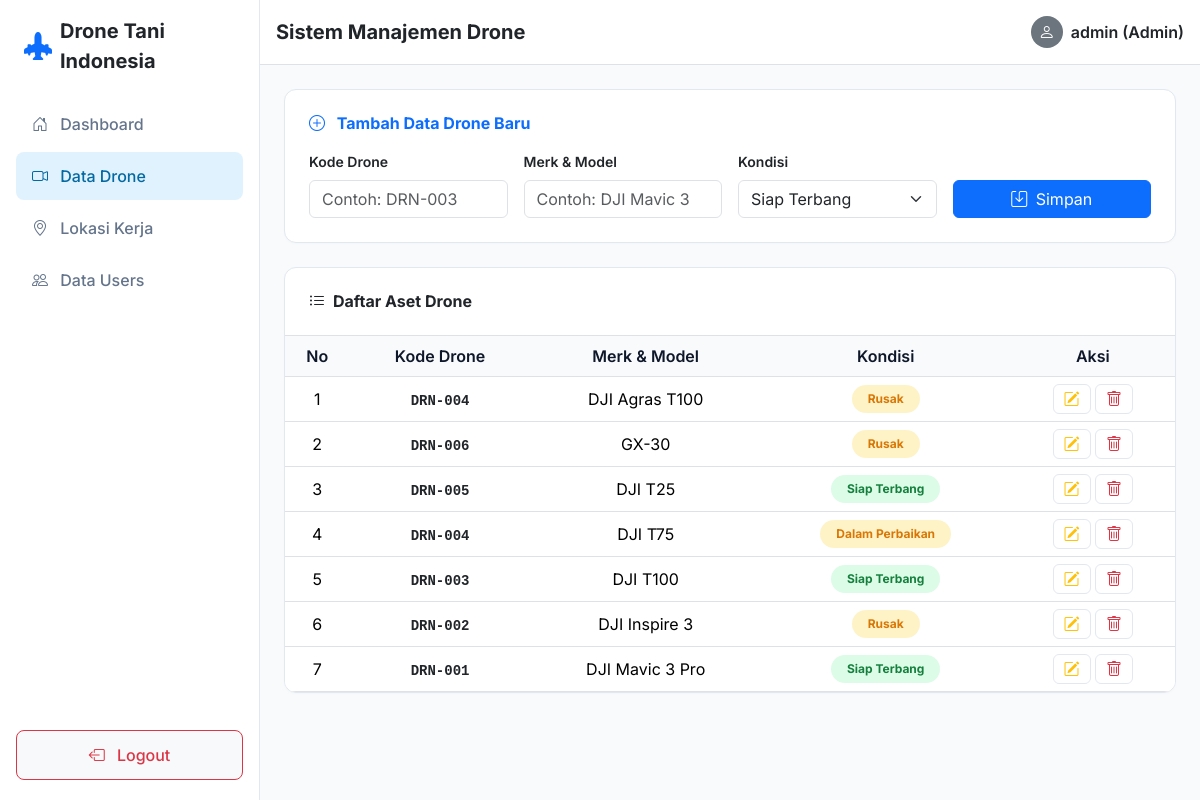
The app's page /dashboard.php?menu=drone (signed in) with its own data.
### tables this page shows
CREATE TABLE `drones` (
  `id` int(11) NOT NULL,
  `kode_drone` varchar(20) NOT NULL,
  `merk_model` varchar(100) NOT NULL,
  `kondisi` enum('Siap Terbang','Dalam Perbaikan','Rusak') NOT NULL,
  `created_at` timestamp NOT NULL DEFAULT current_timestamp()
);

### dashboard.php (the view, shortened to what this page needs)
<?php
require 'koneksi.php';
$menu = isset($_GET['menu']) ? $_GET['menu'] : 'dashboard';
$query_total = mysqli_query($conn, "SELECT COUNT(*) as total FROM drones");
$data_total = mysqli_fetch_assoc($query_total);
$query_terbang = mysqli_query($conn, "SELECT COUNT(*) as total FROM drones WHERE kondisi='Siap Terbang'");
$data_terbang = mysqli_fetch_assoc($query_terbang);
$query_perbaikan = mysqli_query($conn, "SELECT COUNT(*) as total FROM drones WHERE kondisi='Dalam Perbaikan'");
$data_perbaikan = mysqli_fetch_assoc($query_perbaikan);
$query_rusak = mysqli_query($conn, "SELECT COUNT(*) as total FROM drones WHERE kondisi='Rusak'");
$data_rusak = mysqli_fetch_assoc($query_rusak);
$query_terbang = mysqli_query($conn, "SELECT COUNT(*) as total FROM lokasi_kerja WHERE distrik='Distrik Bengkal'");
$data_bengkal = mysqli_fetch_assoc($query_terbang);
$query_perbaikan = mysqli_query($conn, "SELECT COUNT(*) as total FROM lokasi_kerja WHERE distrik='Distrik Santan'");
$data_santan = mysqli_fetch_assoc($query_perbaikan);
$query_rusak = mysqli_query($conn, "SELECT COUNT(*) as total FROM lokasi_kerja WHERE distrik='Distrik Sebulu'");
$data_sebulu = mysqli_fetch_assoc($query_rusak);
$query_rusak = mysqli_query($conn, "SELECT COUNT(*) as total FROM lokasi_kerja WHERE distrik='Distrik Sei Mao'");
$data_sei = mysqli_fetch_assoc($query_rusak);
?>
<!DOCTYPE html>
<html lang="en">
<head>
    <link href="https://cdn.jsdelivr.net/npm/bootstrap@5.3.2/dist/css/bootstrap.min.css" rel="stylesheet">
    <link rel="stylesheet" href="https://cdn.jsdelivr.net/npm/bootstrap-icons@1.11.2/font/bootstrap-icons.css">
</head>
<body>
    <div class="sidebar p-3 d-flex flex-column">
        <div class="d-flex align-items-center gap-2 mb-4 px-2">
            <i class="bi bi-airplane-engines-fill text-primary fs-3"></i>
            <span class="fw-bold fs-5">Drone Tani Indonesia</span>
        </div>
        <div class="flex-grow-1">
            <a href="?menu=dashboard" class="sidebar-link <?= $menu=='dashboard'?'active':'' ?>"><i class="bi bi-house-door me-2"></i> Dashboard</a>
            <a href="?menu=drone" class="sidebar-link <?= $menu=='drone'?'active':'' ?>"><i class="bi bi-camera-video me-2"></i> Data Drone</a>
            <a href="?menu=lokasi" class="sidebar-link <?= $menu=='lokasi'?'active':'' ?>"><i class="bi bi-geo-alt me-2"></i> Lokasi Kerja</a>
            <a href="?menu=users" class="sidebar-link <?= $menu=='users'?'active':'' ?>"><i class="bi bi-people me-2"></i> Data Users</a>
        </div>
        <div class="mt-auto">
            <a href="?logout=true" class="sidebar-link text-danger border border-danger bg-light text-center">
                <i class="bi bi-box-arrow-left me-2"></i> Logout
            </a>
        </div>
    </div>
    <div class="main-wrapper">
        <nav class="bg-white border-bottom p-3 d-flex justify-content-between align-items-center">
            <h5 class="mb-0 fw-bold">Sistem Manajemen Drone</h5>
            <div class="d-flex align-items-center gap-2">
                <div class="bg-secondary rounded-circle d-flex align-items-center justify-content-center text-white" style="width: 32px; height: 32px;">
                    <i class="bi bi-person"></i>
                </div>
                <span class="fw-semibold"><?= $_SESSION['username']; ?> (<?= $_SESSION['status']; ?>)</span>
            </div>
        </nav>
        <div class="p-4">
            <?php if($menu == 'dashboard'): ?>
            <div class="card-custom p-4 mb-4 border-primary border-top border-4">
                <h5 class="fw-bold">Selamat datang, <?= $_SESSION['username']; ?>!</h5>
                <p class="text-muted mb-0">Sistem Informasi Manajemen Aset dan Operasional Drone.</p>
            </div>
            <div class="row g-4">
                <div class="col-md-6">
                    <div class="card border-0 shadow-sm bg-white p-3 mb-3">
                        <h2 class="mb-0">Data Drone</h2>
                    </div>
                    <div class="d-flex flex-column gap-3">
                        <div class="card border-0 shadow-sm bg-white p-3">
                            <div class="d-flex justify-content-between align-items-center">
                                <div>
                                    <h6 class="text-muted small fw-bold">Total Fleet</h6>
                                    <h3 class="fw-bold mb-0"><?php echo $data_total['total']; ?></h3>
                                </div>
                                <div class="bg-dark text-white rounded p-3">
                                    <i class="bi bi-cpu fs-4"></i>
                                </div>
                            </div>
                        </div>
                        <div class="card border-0 shadow-sm bg-white p-3">
                            <div class="d-flex justify-content-between align-items-center">
                                <div>
                                    <h6 class="text-muted small fw-bold">Siap Terbang</h6>
                                    <h3 class="text-primary fw-bold mb-0"><?php echo $data_terbang['total']; ?></h3>
                                </div>
                                <div class="bg-primary text-white rounded p-3">
                                    <i class="bi bi-cloud-arrow-up fs-4"></i>
                                </div>
                            </div>
                        </div>
                        <div class="card border-0 shadow-sm bg-white p-3">
                            <div class="d-flex justify-content-between align-items-center">
                                <div>
                                    <h6 class="text-muted small fw-bold">Selesai Perbaikan</h6>
                                    <h3 class="text-success fw-bold mb-0"><?php echo $data_perbaikan['total']; ?></h3>
                                </div>
                                <div class="bg-success text-white rounded p-3">
                                    <i class="bi bi-check-circle fs-4"></i>
                                </div>
                            </div>
                        </div>
                        <div class="card border-0 shadow-sm bg-white p-3">
                            <div class="d-flex justify-content-between align-items-center">
                                <div>
                                    <h6 class="text-muted small fw-bold">Sedang Perbaikan</h6>
                                    <h3 class="text-warning fw-bold mb-0"><?php echo $data_rusak['total']; ?></h3>
                                </div>
                                <div class="bg-warning text-dark rounded p-3">
                                    <i class="bi bi-tools fs-4"></i>
                                </div>
                            </div>
                        </div>
                    </div>
                </div>
                <div class="col-md-6">
                    <div class="card border-0 shadow-sm bg-white p-3 mb-3">
                        <h2 class="mb-0">Data Operasional </h2>
                    </div>
                    <div class="d-flex flex-column gap-3">
                        <div class="card border-0 shadow-sm bg-white p-3">
                            <div class="d-flex justify-content-between align-items-center">
                                <div>
                                    <h6 class="text-muted small fw-bold">Bengkal</h6>
                                    <h3 class="fw-bold mb-0"><?php echo $data_bengkal['total']; ?></h3>
                                </div>
                                <div class="bg-dark text-white rounded p-3">
                                    <i class="bi bi-airplane-engines-fill  fs-4"></i>
                                </div>
                            </div>
                        </div>
                        <div class="card border-0 shadow-sm bg-white p-3">
                            <div class="d-flex justify-content-between align-items-center">
                                <div>
                                    <h6 class="text-muted small fw-bold">Santan</h6>
                                    <h3 class="text-primary fw-bold mb-0"><?php echo $data_santan['total']; ?></h3>
                                </div>
                                <div class="bg-primary text-white rounded p-3">
                                    <i class="bi bi-airplane-engines-fill  fs-4"></i>
                                </div>
                            </div>
                        </div>
                        <div class="card border-0 shadow-sm bg-white p-3">
                            <div class="d-flex justify-content-between align-items-center">
                                <div>
                                    <h6 class="text-muted small fw-bold">Sebulu</h6>
                                    <h3 class="text-success fw-bold mb-0"><?php echo $data_sebulu['total']; ?></h3>
                                </div>
                                <div class="bg-success text-white rounded p-3">
                                    <i class="bi bi-airplane-engines-fill "></i>
                                </div>
                            </div>
                        </div>
                        <div class="card border-0 shadow-sm bg-white p-3">
                            <div class="d-flex justify-content-between align-items-center">
                                <div>
                                    <h6 class="text-muted small fw-bold">Sei Mao</h6>
                                    <h3 class="text-warning fw-bold mb-0"><?php echo $data_sei['total']; ?></h3>
                                </div>
                                <div class="bg-warning text-dark rounded p-3">
                                    <i class="bi bi-airplane-engines-fill "></i>
                                </div>
                            </div>
                        </div>
                    </div>
                </div>
            </div>
                        <?php elseif($menu == 'drone'):
                            $is_edit_drone = false;
                        ?>
                        <div class="card-custom p-4 mb-4 <?= $is_edit_drone ? 'border-warning border-top border-4 bg-light' : '' ?>">
                            <h6 class="fw-bold mb-3 <?= $is_edit_drone ? 'text-warning' : 'text-primary' ?>">
                                <i class="bi <?= $is_edit_drone ? 'bi-pencil-square' : 'bi-plus-circle' ?> me-2"></i>
                                <?= $is_edit_drone ? 'Edit Data Drone' : 'Tambah Data Drone Baru' ?>
                            </h6>
                            <form method="POST" class="row g-3">
                                <div class="col-md-3">
                                    <label class="form-label fw-semibold small">Kode Drone</label>
                                    <input type="text" name="kode_drone" class="form-control" placeholder="Contoh: DRN-003" value="<?= $is_edit_drone ? $data_edit['kode_drone'] : '' ?>" required>
                                </div>
                                <div class="col-md-3">
                                    <label class="form-label fw-semibold small">Merk & Model</label>
                                    <input type="text" name="merk_model" class="form-control" placeholder="Contoh: DJI Mavic 3" value="<?= $is_edit_drone ? $data_edit['merk_model'] : '' ?>" required>
                                </div>
                                <div class="col-md-3">
                                    <label class="form-label fw-semibold small">Kondisi</label>
                                    <select name="kondisi" class="form-select" required>
                                        <option value="Siap Terbang" <?= ($is_edit_drone && $data_edit['kondisi'] == 'Siap Terbang') ? 'selected' : '' ?>>Siap Terbang</option>
                                    </select>
                                </div>
                                <div class="col-md-3 d-flex align-items-end gap-2">
                                    <?php if($is_edit_drone): ?>
                                        <button type="submit" name="update_drone" class="btn btn-warning w-100 fw-bold text-white"><i class="bi bi-save me-1"></i> Update</button>
                                        <a href="?menu=drone" class="btn btn-outline-secondary">Batal</a>
                                    <?php else: ?>
                                        <button type="submit" name="simpan_drone" class="btn btn-primary w-100"><i class="bi bi-save me-1"></i> Simpan</button>
                                    <?php endif; ?>
                                </div>
                            </form>
                        </div>
            <div class="card-custom overflow-hidden">
                <div class="p-4 border-bottom">
                    <h6 class="fw-bold mb-0"><i class="bi bi-list-ul me-2"></i>Daftar Aset Drone</h6>
                </div>
                <div class="table-responsive">
                    <table class="table mb-0 text-center align-middle">
                        <thead>
                            <tr><th>No</th><th>Kode Drone</th><th>Merk & Model</th><th>Kondisi</th><th>Aksi</th></tr>
                        </thead>
                        <tbody>
                            <?php
                            $no = 1;
                            $drones = mysqli_query($conn, "SELECT * FROM drones ORDER BY id DESC");
                            while($d = mysqli_fetch_array($drones)):
                            ?>
                            <tr>
                                <td><?= $no++; ?></td>
                                <td class="fw-semibold"><code class="text-dark"><?= $d['kode_drone']; ?></code></td>
                                <td><?= $d['merk_model']; ?></td>
                                <td>
                                    <span class="badge <?= $d['kondisi']=='Siap Terbang' ? 'badge-siap' : 'badge-perbaikan' ?> px-3 py-2 rounded-pill"><?= $d['kondisi']; ?></span>
                                </td>
                                <td>
                                    <a href="?menu=drone&edit_id=<?= $d['id']; ?>" class="btn-action text-warning"><i class="bi bi-pencil-square"></i></a>
                                    <a href="?menu=drone&delete_id=<?= $d['id']; ?>" class="btn-action text-danger" onclick="return confirm('Apakah Anda yakin ingin menghapus data drone ini?');"><i class="bi bi-trash"></i></a>
                                </td>
                            </tr>
                            <?php endwhile; ?>
                        </tbody>
                    </table>
                </div>
            </div>
            <?php else: ?>
                <div class="alert alert-danger">Halaman tidak ditemukan.</div>
            <?php endif; ?>
        </div>
    </div>
</body>
</html>

### dashboard.php (style rules this page uses)
body { font-family: 'Inter', sans-serif; background-color: #f8fafc; }
.sidebar { width: 260px; min-height: 100vh; background-color: #ffffff; border-right: 1px solid #e2e8f0; position: fixed; }
.main-wrapper { margin-left: 260px; }
.card-custom { background: #ffffff; border: 1px solid #e2e8f0; border-radius: 12px; box-shadow: 0 1px 3px rgba(0,0,0,0.02); }
.sidebar-link { color: #64748b; text-decoration: none; padding: 12px 16px; display: block; border-radius: 8px; font-weight: 500; margin-bottom: 4px; }
.sidebar-link:hover, .sidebar-link.active { background-color: #e0f2fe; color: #0369a1; }
.table th { background-color: #f8fafc !important; font-weight: 600; color: #0f172a; }
.badge-siap { background-color: #dcfce7; color: #15803d; }
.badge-perbaikan { background-color: #fef3c7; color: #d97706; }
.btn-action { padding: 4px 10px; border-radius: 6px; border: 1px solid #e2e8f0; background: #fff; transition: 0.2s; }

### records on screen
drones: kode_drone "DRN-004", merk_model "DJI Agras T100", kondisi "Rusak"
drones: kode_drone "DRN-006", merk_model "GX-30", kondisi "Rusak"
drones: kode_drone "DRN-005", merk_model "DJI T25", kondisi "Siap Terbang"
drones: kode_drone "DRN-004", merk_model "DJI T75", kondisi "Dalam Perbaikan"
drones: kode_drone "DRN-003", merk_model "DJI T100", kondisi "Siap Terbang"
drones: kode_drone "DRN-002", merk_model "DJI Inspire 3", kondisi "Rusak"
drones: kode_drone "DRN-001", merk_model "DJI Mavic 3 Pro", kondisi "Siap Terbang"

### other values on screen
$_SESSION['username'] "admin"
$_SESSION['status'] "Admin"
